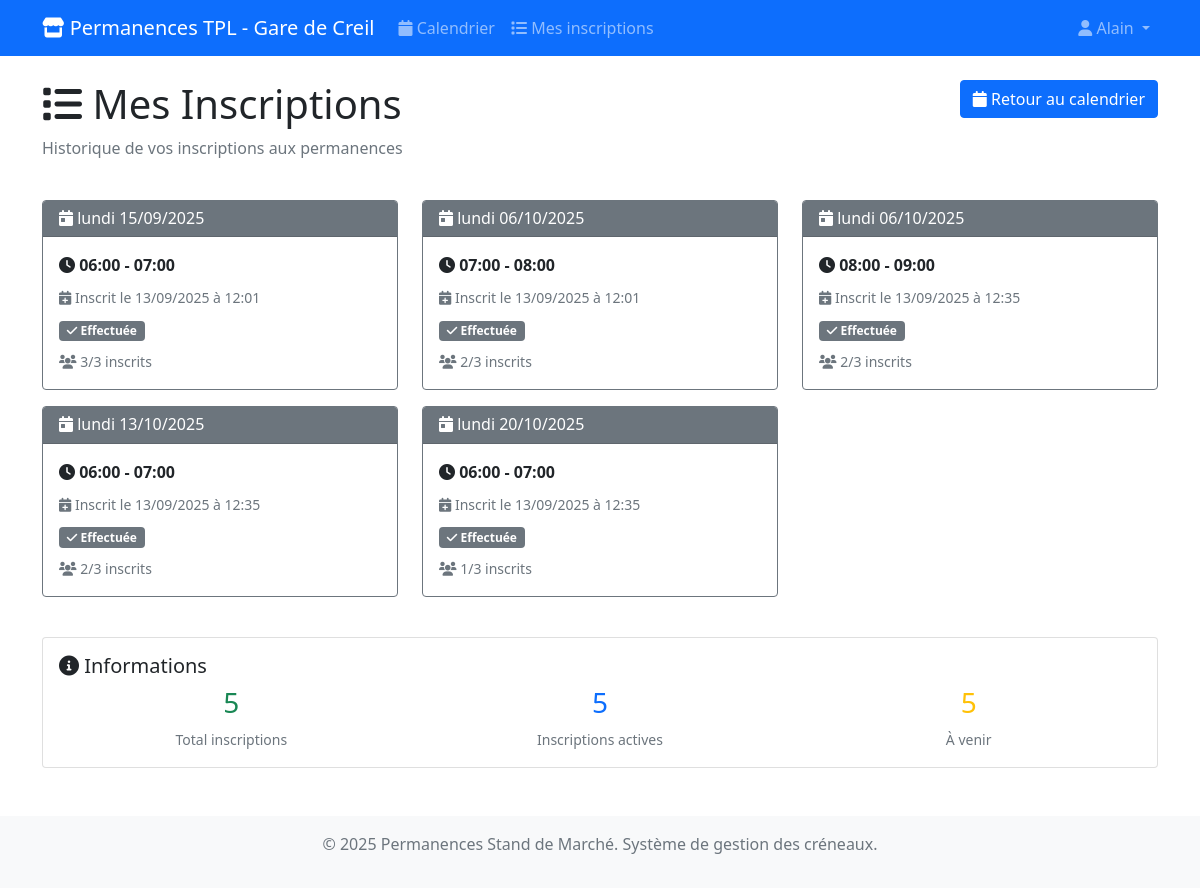
Page /permanences/mes-inscriptions/ (signed in) on the committed database.
### permanences/models.py (models this page shows, shortened)
class Inscription(models.Model):
    utilisateur = models.ForeignKey(
        User,
        on_delete=models.CASCADE,
        related_name='inscriptions',
        help_text="Utilisateur inscrit"
    )
    creneau = models.ForeignKey(
        CreneauHoraire,
        on_delete=models.CASCADE,
        related_name='inscriptions',
        help_text="Créneau horaire"
    )
    date_inscription = models.DateTimeField(
        auto_now_add=True,
        help_text="Date et heure d'inscription"
    )
    annulee = models.BooleanField(default=False, help_text="Inscription annulée")
    date_annulation = models.DateTimeField(
        null=True,
        blank=True,
        help_text="Date et heure d'annulation"
    )
    commentaire = models.TextField(
        blank=True,
        help_text="Commentaire optionnel"
    )
    class Meta:
        verbose_name = "Inscription"
        verbose_name_plural = "Inscriptions"
        unique_together = ['utilisateur', 'creneau']
        ordering = ['-date_inscription']

class CreneauHoraire(models.Model):
    date = models.DateField(help_text="Date du créneau")
    heure_debut = models.TimeField(help_text="Heure de début du créneau")
    heure_fin = models.TimeField(help_text="Heure de fin du créneau")
    max_personnes = models.PositiveIntegerField(
        default=3,
        help_text="Nombre maximum de personnes autorisées pour ce créneau"
    )
    actif = models.BooleanField(default=True, help_text="Créneau disponible pour inscription")
    class Meta:
        verbose_name = "Créneau horaire"
        verbose_name_plural = "Créneaux horaires"
        unique_together = ['date', 'heure_debut']
        ordering = ['date', 'heure_debut']
    @property
    def est_passe(self):
        try:
            maintenant = datetime.now()
            creneau_datetime = datetime.combine(self.date, self.heure_debut)
            return creneau_datetime < maintenant
        except Exception:
            return False

### permanences/views.py (the view)
# urls.py: path('mes-inscriptions/', views.mes_inscriptions, name='mes_inscriptions'),
@login_required
def mes_inscriptions(request):
    inscriptions = Inscription.objects.filter(
        utilisateur=request.user,
        annulee=False
    ).select_related('creneau').order_by('creneau__date', 'creneau__heure_debut')
    inscriptions_a_venir = [i for i in inscriptions if not i.creneau.est_passe]
    return render(request, 'permanences/mes_inscriptions.html', {
        'inscriptions': inscriptions,
        'inscriptions_a_venir': inscriptions_a_venir,
    })

### templates/permanences/mes_inscriptions.html (shortened to what this page needs)
{% extends 'base.html' %}
{% block content %}
<div class="row mb-4">
    <div class="col-md-8">
        <h1><i class="fas fa-list"></i> Mes Inscriptions</h1>
        <p class="text-muted">Historique de vos inscriptions aux permanences</p>
    </div>
    <div class="col-md-4 text-end">
        <a href="{% url 'permanences:calendrier' %}" class="btn btn-primary">
            <i class="fas fa-calendar"></i> Retour au calendrier
        </a>
    </div>
</div>
{% if inscriptions %}
<div class="row">
    {% for inscription in inscriptions %}
    <div class="col-md-6 col-lg-4 mb-3">
        <div class="card h-100
            {% if inscription.annulee %}border-danger{% elif inscription.creneau.est_passe %}border-secondary{% else %}border-success{% endif %}">
            <div class="card-header
                {% if inscription.annulee %}bg-danger text-white{% elif inscription.creneau.est_passe %}bg-secondary text-white{% else %}bg-success text-white{% endif %}">
                <h6 class="card-title mb-0">
                    <i class="fas fa-calendar-day"></i>
                    {{ inscription.creneau.date|date:"l d/m/Y" }}
                </h6>
            </div>
            <div class="card-body">
                <div class="mb-2">
                    <strong>
                        <i class="fas fa-clock"></i>
                        {{ inscription.creneau.heure_debut|time:"H:i" }} - {{ inscription.creneau.heure_fin|time:"H:i" }}
                    </strong>
                </div>
                <div class="mb-2">
                    <small class="text-muted">
                        <i class="fas fa-calendar-plus"></i>
                        Inscrit le {{ inscription.date_inscription|date:"d/m/Y à H:i" }}
                    </small>
                </div>
                {% if inscription.annulee %}
                    <div class="mb-2">
                        <span class="badge bg-danger">
                            <i class="fas fa-times"></i> Annulée
                        </span>
                        {% if inscription.date_annulation %}
                        <br>
                        <small class="text-muted">
                            le {{ inscription.date_annulation|date:"d/m/Y à H:i" }}
                        </small>
                        {% endif %}
                    </div>
                {% elif inscription.creneau.est_passe %}
                    <div class="mb-2">
                        <span class="badge bg-secondary">
                            <i class="fas fa-check"></i> Effectuée
                        </span>
                    </div>
                {% else %}
                    <div class="mb-2">
                        <span class="badge bg-success">
                            <i class="fas fa-clock"></i> À venir
                        </span>
                    </div>
                {% endif %}
                <div class="mt-2">
                    <small class="text-muted">
                        <i class="fas fa-users"></i>
                        {{ inscription.creneau.inscriptions.count }}/{{ inscription.creneau.max_personnes }} inscrits
                    </small>
                </div>
            </div>
        </div>
    </div>
    {% endfor %}
</div>
<div class="mt-4">
    <div class="card">
        <div class="card-body">
            <h5 class="card-title"><i class="fas fa-info-circle"></i> Informations</h5>
            <div class="row">
                <div class="col-md-4">
                    <div class="text-center">
                        <h3 class="text-success">{{ inscriptions|length }}</h3>
                        <small class="text-muted">Total inscriptions</small>
                    </div>
                </div>
                <div class="col-md-4">
                    <div class="text-center">
                        <h3 class="text-primary">
                            {% with actives=inscriptions|length %}
                                {{ actives }}
                            {% endwith %}
                        </h3>
                        <small class="text-muted">Inscriptions actives</small>
                    </div>
                </div>
                <div class="col-md-4">
                    <div class="text-center">
                        <h3 class="text-warning">
                            {{ inscriptions|dictsort:"creneau.date"|length }}
                        </h3>
                        <small class="text-muted">À venir</small>
                    </div>
                </div>
            </div>
        </div>
    </div>
</div>
{% endif %}
{% endblock %}

### templates/base.html (shortened to what this page needs)
<!DOCTYPE html>
<html lang="fr">
<head>
    <link href="https://cdn.jsdelivr.net/npm/bootstrap@5.1.3/dist/css/bootstrap.min.css" rel="stylesheet">
    <link href="https://cdnjs.cloudflare.com/ajax/libs/font-awesome/6.0.0/css/all.min.css" rel="stylesheet">
</head>
<body>
    <nav class="navbar navbar-expand-lg navbar-dark bg-primary">
        <div class="container">
            <a class="navbar-brand" href="{% url 'permanences:calendrier' %}">
                <i class="fas fa-store"></i> Permanences TPL - Gare de Creil
            </a>
            <div class="collapse navbar-collapse" id="navbarNav">
                <ul class="navbar-nav me-auto">
                    <li class="nav-item">
                        <a class="nav-link" href="{% url 'permanences:calendrier' %}">
                            <i class="fas fa-calendar"></i> Calendrier
                        </a>
                    </li>
                    {% if user.is_authenticated %}
                    <li class="nav-item">
                        <a class="nav-link" href="{% url 'permanences:mes_inscriptions' %}">
                            <i class="fas fa-list"></i> Mes inscriptions
                        </a>
                    </li>
                    {% endif %}
                </ul>
                <ul class="navbar-nav">
                    {% if user.is_authenticated %}
                        <li class="nav-item dropdown">
                            <a class="nav-link dropdown-toggle" href="#" id="navbarDropdown" role="button" data-bs-toggle="dropdown">
                                <i class="fas fa-user"></i> {{ user.username }}
                            </a>
                        </li>
                    {% else %}
                        <li class="nav-item">
                            <a class="nav-link" href="{% url 'login' %}">
                                <i class="fas fa-sign-in-alt"></i> Connexion
                            </a>
                        </li>
                    {% endif %}
                </ul>
            </div>
        </div>
    </nav>
    <main class="container mt-4">
        {% block content %}
        {% endblock %}
    </main>
    <footer class="bg-light text-center text-muted mt-5 py-3">
        <div class="container">
            <p>&copy; 2025 Permanences Stand de Marché. Système de gestion des créneaux.</p>
        </div>
    </footer>
</body>
</html>

### rows in the picture
Inscription: creneau "lundi 15/09/2025", creneau.heure_debut "06:00", creneau.heure_fin "07:00", date_inscription "13/09/2025 à 12:01", annulee False (drawn), creneau.inscriptions.count "3", creneau.max_personnes "3"
Inscription: creneau "lundi 06/10/2025", creneau.heure_debut "07:00", creneau.heure_fin "08:00", date_inscription "13/09/2025 à 12:01", annulee False (drawn), creneau.inscriptions.count "2", creneau.max_personnes "3"
Inscription: creneau "lundi 06/10/2025", creneau.heure_debut "08:00", creneau.heure_fin "09:00", date_inscription "13/09/2025 à 12:35", annulee False (drawn), creneau.inscriptions.count "2", creneau.max_personnes "3"
Inscription: creneau "lundi 13/10/2025", creneau.heure_debut "06:00", creneau.heure_fin "07:00", date_inscription "13/09/2025 à 12:35", annulee False (drawn), creneau.inscriptions.count "2", creneau.max_personnes "3"
Inscription: creneau "lundi 20/10/2025", creneau.heure_debut "06:00", creneau.heure_fin "07:00", date_inscription "13/09/2025 à 12:35", annulee False (drawn), creneau.inscriptions.count "1", creneau.max_personnes "3"

### other values in the picture
{{ user.username }} "Alain"
{{ inscriptions|length }} "5"
{{ actives }} "5"
{{ inscriptions|dictsort:"creneau.date"|length }} "5"
